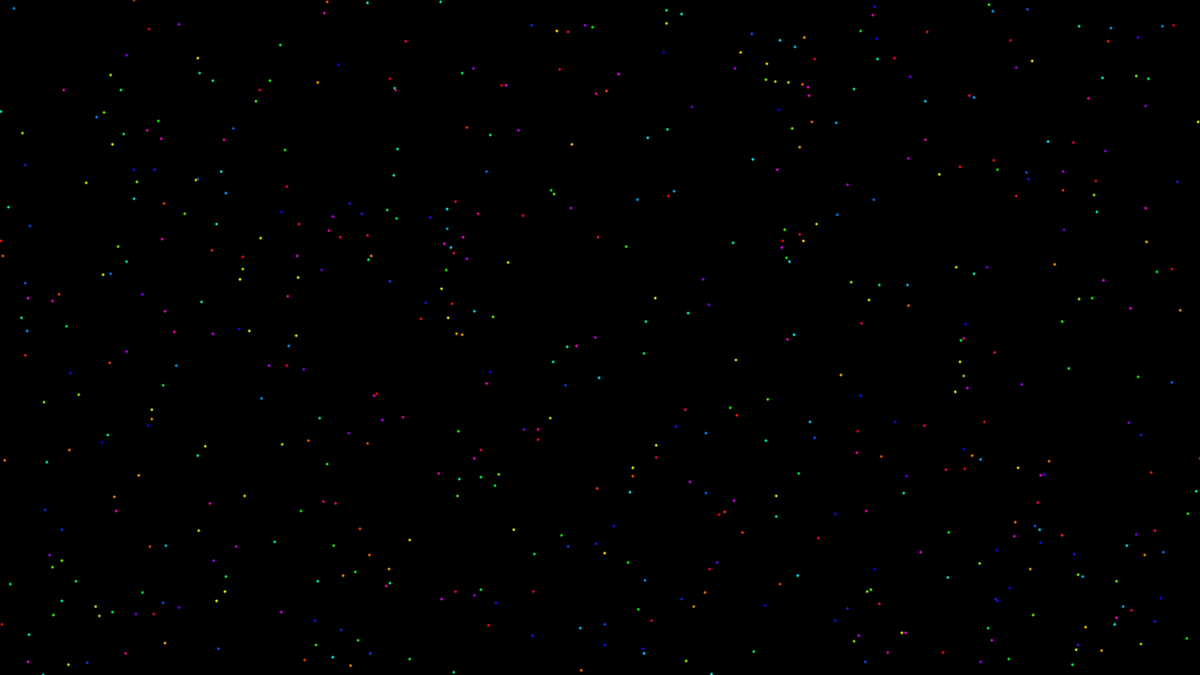
Frame 1 (no input)
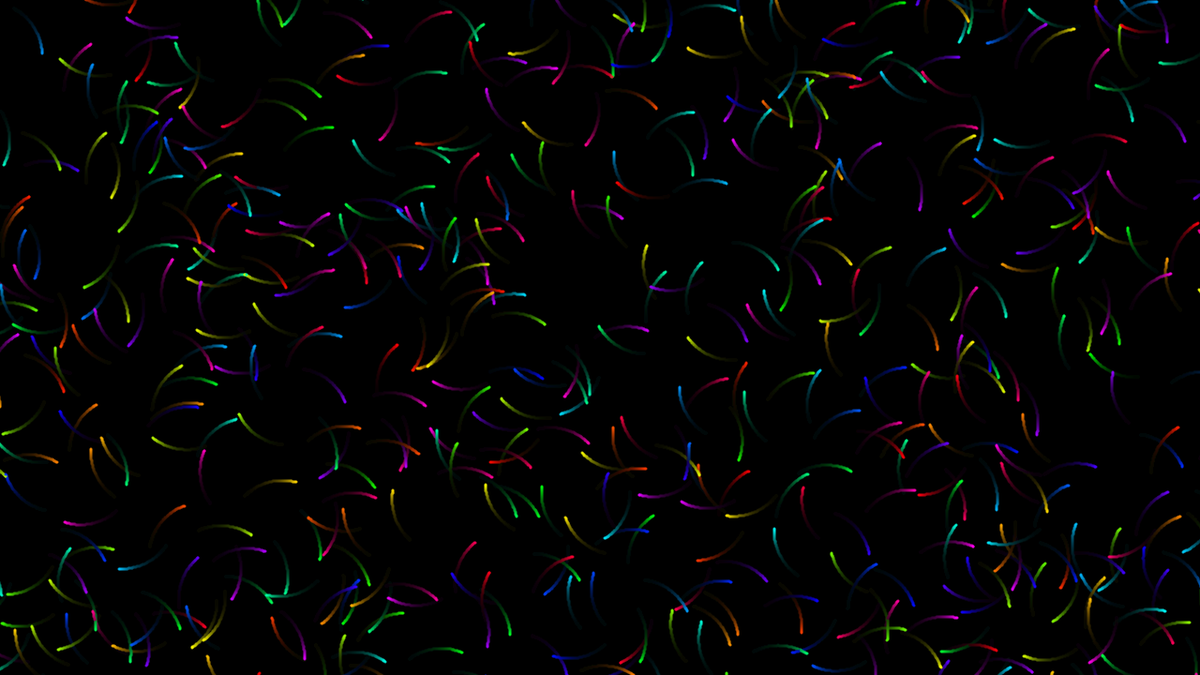
Frame 60 (the mouse pressed at the canvas centre just before this capture)
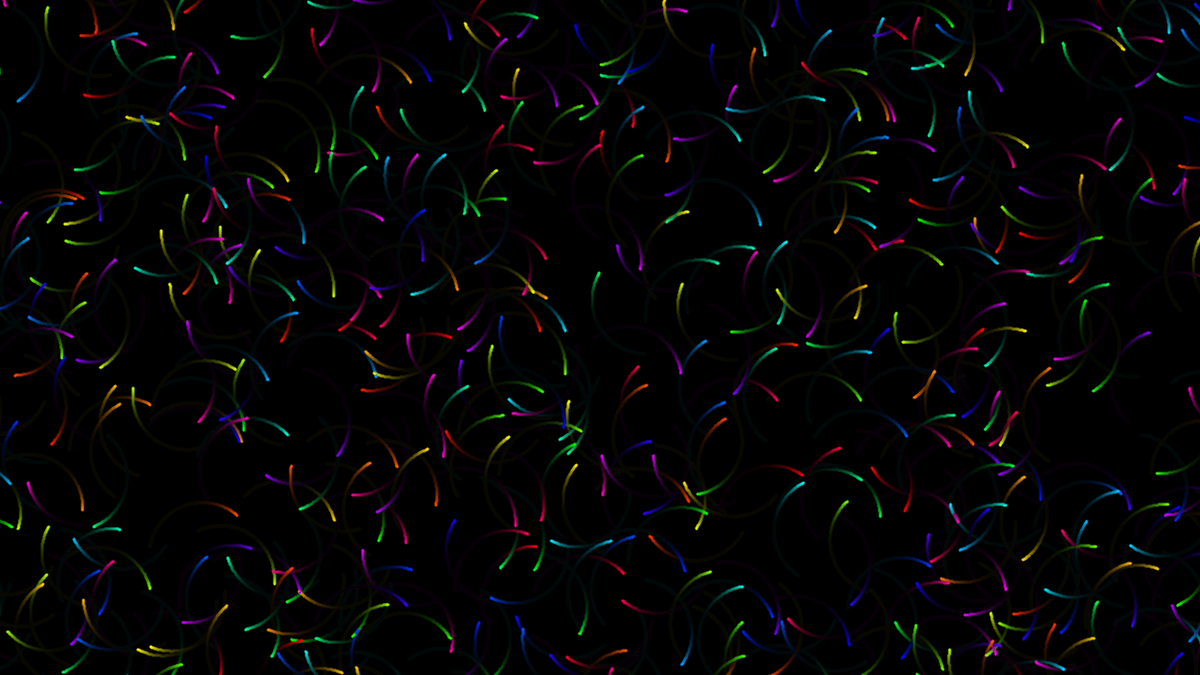
Frame 120 (the mouse held since frame 60 and released just before this capture)

The Processing sketch that drew these frames (run headless with seeded random() and noise(); from frame 60 on, the mouse is pressed at the canvas centre):

// Processing sketch: processing_73056
// ── processing_73056.pde

int wWidth = 1280;
int wHeight = 720;
int wEdge = -100;

class Sperm
{
  //Attributes
  float speed = 0;
  float direction = 0;
  float x = 0;
  float y = 0;
  int colour = 0;
  
  //Constructor
  public Sperm(float speed, float direction, float x, float y, int colour)
  {
    //Initialise variables
    this.speed = speed;
    this.direction = direction;
    this.x = x;
    this.y = y;
    this.colour = colour;
  }
  
  //Method to tell the sperm to move
  public void move()
 {
   //Calculate movement
   this.x = this.x + this.speed * cos(radians(direction));
   this.y = this.y + this.speed * sin(radians(direction));
   
   //Change direction
   direction += 1;
   
   //Draw
   noStroke();
   colorMode(HSB, List.length);
   fill(this.colour, List.length, List.length, List.length * 0.85);
   ellipse(round(this.x), round(this.y), 3, 3);
 } 
}

Sperm[] List = new Sperm[750];
void setup()
{
  size(1280, 720);
  //size(wWidth, wHeight);
  background(0);
  
  for(int i = 0; i < List.length; i++)
  {
    colorMode(HSB, List.length);
    List[i] = new Sperm(random(1, 1), random(0, 360), random(wEdge, (wWidth - wEdge)), random(wEdge, (wHeight - wEdge)), i);
  }
}

void draw()
{
  colorMode(RGB, 255);
  fill(0, 0, 0, 15);
  rect(0, 0, wWidth, wHeight);
  
  for(int i = 0; i < List.length; i++)
  {
    List[i].move();
  }
}
